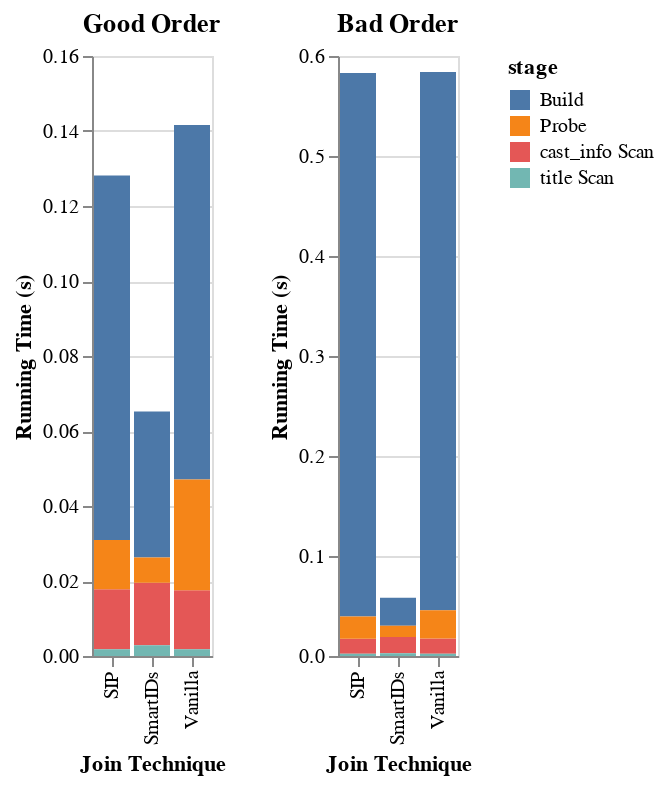

The cell this chart's notebook holds for it:
### Code cell
def read_motivation():
    filename = f"motivation_results/motivation_results.csv"
    df = pd.read_csv(filename, names=["expt_name", "join_order", "stage", "running_time"], index_col=False)
    return df


def plot_motivation_times(df, join_order):
    return alt.Chart(df[df.join_order == join_order]).mark_bar().encode(
        x = alt.X("expt_name:N", axis=alt.Axis(title="Join Technique")),
        y = alt.X("sum(running_time)", axis=alt.Axis(title="Running Time (s)")),
        color="stage",
    ).properties(
        title={
            "text": f"{join_order} Order"
        }
    )

motivation_df = read_motivation()
print(motivation_df)
chart = plot_motivation_times(motivation_df, "Good") | plot_motivation_times(motivation_df, "Bad")
chart

### Figure 1 — Vega-Lite specification as saved in the notebook (floating-point values rounded to 4 significant figures)
{"$schema": "https://vega.github.io/schema/vega-lite/v4.17.0.json", "config": {"view": {"continuousHeight": 300, "continuousWidth": 400}}, "datasets": {"data-5e8912ff75e06eef8ab6cbf5bd19f4be": [{"expt_name": "SmartIDs", "join_order": "Bad", "running_time": 0.01622, "stage": "cast_info Scan"}, {"expt_name": "SmartIDs", "join_order": "Bad", "running_time": 0.00287, "stage": "title Scan"}, {"expt_name": "SmartIDs", "join_order": "Bad", "running_time": 0.02811, "stage": "Build"}, {"expt_name": "SmartIDs", "join_order": "Bad", "running_time": 0.01106, "stage": "Probe"}, {"expt_name": "Vanilla", "join_order": "Bad", "running_time": 0.01537, "stage": "cast_info Scan"}, {"expt_name": "Vanilla", "join_order": "Bad", "running_time": 0.002128, "stage": "title Scan"}, {"expt_name": "Vanilla", "join_order": "Bad", "running_time": 0.5381, "stage": "Build"}, {"expt_name": "Vanilla", "join_order": "Bad", "running_time": 0.02834, "stage": "Probe"}, {"expt_name": "SIP", "join_order": "Bad", "running_time": 0.01513, "stage": "cast_info Scan"}, {"expt_name": "SIP", "join_order": "Bad", "running_time": 0.002153, "stage": "title Scan"}, {"expt_name": "SIP", "join_order": "Bad", "running_time": 0.5434, "stage": "Build"}, {"expt_name": "SIP", "join_order": "Bad", "running_time": 0.02229, "stage": "Probe"}], "data-e41ff36cebfacec3be5ae33e6d81f132": [{"expt_name": "SmartIDs", "join_order": "Good", "running_time": 0.01668, "stage": "cast_info Scan"}, {"expt_name": "SmartIDs", "join_order": "Good", "running_time": 0.00285, "stage": "title Scan"}, {"expt_name": "SmartIDs", "join_order": "Good", "running_time": 0.03894, "stage": "Build"}, {"expt_name": "SmartIDs", "join_order": "Good", "running_time": 0.006731, "stage": "Probe"}, {"expt_name": "Vanilla", "join_order": "Good", "running_time": 0.01572, "stage": "cast_info Scan"}, {"expt_name": "Vanilla", "join_order": "Good", "running_time": 0.001805, "stage": "title Scan"}, {"expt_name": "Vanilla", "join_order": "Good", "running_time": 0.09455, "stage": "Build"}, {"expt_name": "Vanilla", "join_order": "Good", "running_time": 0.02951, "stage": "Probe"}, {"expt_name": "SIP", "join_order": "Good", "running_time": 0.016, "stage": "cast_info Scan"}, {"expt_name": "SIP", "join_order": "Good", "running_time": 0.001786, "stage": "title Scan"}, {"expt_name": "SIP", "join_order": "Good", "running_time": 0.0972, "stage": "Build"}, {"expt_name": "SIP", "join_order": "Good", "running_time": 0.01317, "stage": "Probe"}]}, "hconcat": [{"data": {"name": "data-e41ff36cebfacec3be5ae33e6d81f132"}, "encoding": {"color": {"field": "stage", "type": "nominal"}, "x": {"axis": {"title": "Join Technique"}, "field": "expt_name", "type": "nominal"}, "y": {"aggregate": "sum", "axis": {"title": "Running Time (s)"}, "field": "running_time", "type": "quantitative"}}, "mark": "bar", "title": {"text": "Good Order"}}, {"data": {"name": "data-5e8912ff75e06eef8ab6cbf5bd19f4be"}, "encoding": {"color": {"field": "stage", "type": "nominal"}, "x": {"axis": {"title": "Join Technique"}, "field": "expt_name", "type": "nominal"}, "y": {"aggregate": "sum", "axis": {"title": "Running Time (s)"}, "field": "running_time", "type": "quantitative"}}, "mark": "bar", "title": {"text": "Bad Order"}}]}
